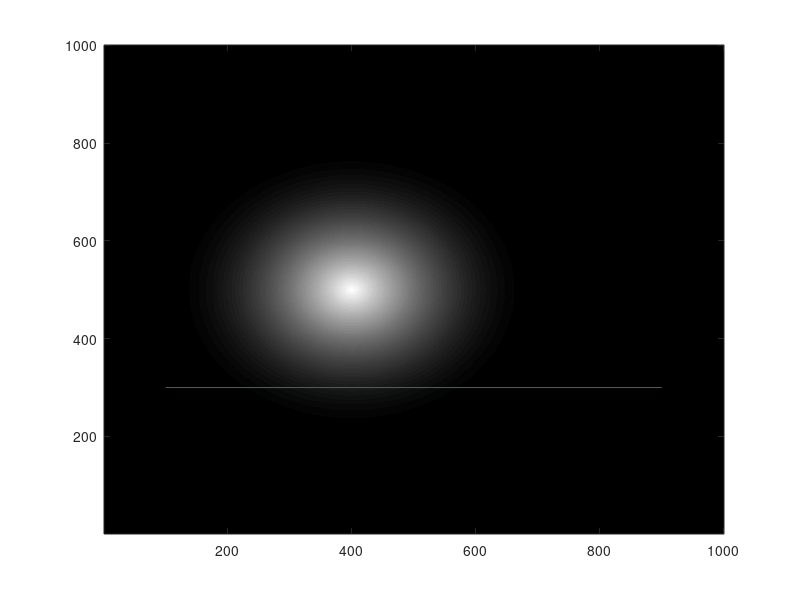
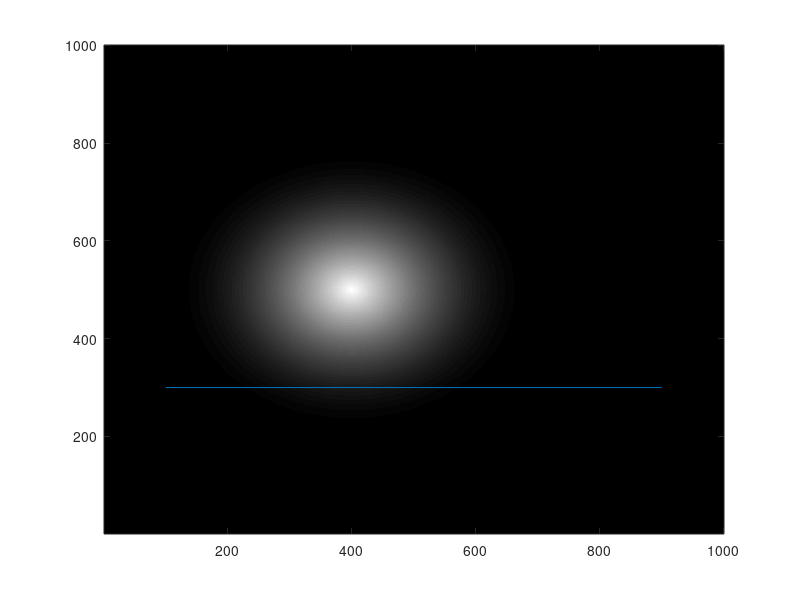

The MATLAB script that drew these images, in order:
%% Squared cost function should be consistent independent of resolution. 
% Resolution factors in because different algorithms need the notion of a 
% cost map as opposed to a function. 

clc
clear
close all

%% Create original cost function
eps = 0.3;
p_obs = [0.4 0.5];
c_obs = @(x,y) (0.5/eps)*min(sqrt((x-p_obs(1)).^2 + (y-p_obs(2)).^2) - eps, 0).^2; %x and y \in [0,1]

%% Check for resolution 
res = 1000;
[X, Y] = meshgrid(1:res);
X = X/res;
Y = Y/res; % now X and Y are \in [0,1]

C1 = c_obs(X,Y);
% Visualize
figure;
imagesc(C1);
colormap(gray);
axis xy;
hold on;
plot([100 900], [300 300]);

%% Now we will create the same with DT. It wont be pretty but it will do!
BW = zeros(res,res);
BW(round(res*p_obs(1)), round(res*p_obs(2))) = 1; 
D = bwdist(BW);
C2 = (1/(2*eps))*((min(D/res-eps, 0)).^2);
% Visualize
figure;
imagesc(C2');
colormap(gray);
axis xy;
hold on;
plot([100 900], [300 300]);